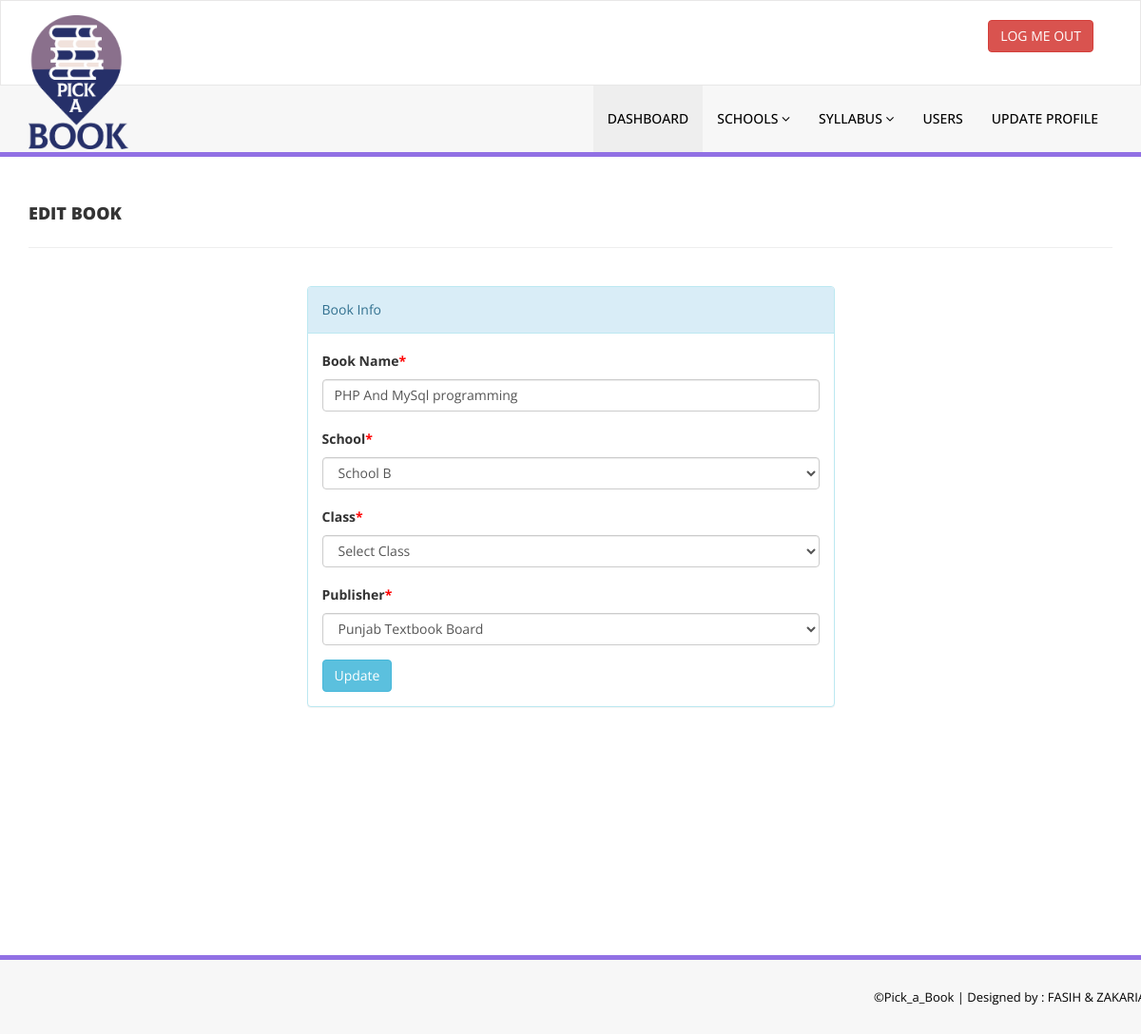
The app's page /admin/edit-book.php?id=1 (signed in) with its own data.
### tables this page shows
CREATE TABLE `tblbooks` (
  `id` int(11) NOT NULL,
  `BookName` varchar(255) DEFAULT NULL,
  `id_school` int(11) DEFAULT NULL,
  `id_class` int(11) NOT NULL,
  `id_publisher` int(11) DEFAULT NULL,
  `BookPrice` int(11) DEFAULT NULL,
  `RegDate` timestamp NULL DEFAULT current_timestamp(),
  `UpdationDate` timestamp NULL DEFAULT NULL ON UPDATE current_timestamp()
);

CREATE TABLE `schools` (
  `id` int(11) NOT NULL,
  `name` varchar(255) NOT NULL,
  `class_type` varchar(255) DEFAULT NULL,
  `created_date` datetime NOT NULL DEFAULT current_timestamp(),
  `updated_date` datetime DEFAULT NULL
);

CREATE TABLE `publishers` (
  `id` int(11) NOT NULL,
  `PublisherName` varchar(159) DEFAULT NULL,
  `creationDate` timestamp NULL DEFAULT current_timestamp(),
  `UpdationDate` timestamp NULL DEFAULT NULL ON UPDATE current_timestamp()
);

### admin/edit-book.php (the view, shortened to what this page needs)
<?php
include('includes/config.php');
if (strlen($_SESSION['alogin']) == 0) {
    header('location:index.php');
} else {
    ?>
    <!DOCTYPE html>
    <html xmlns="http://www.w3.org/1999/xhtml">
    <head>
        <link href="assets/css/bootstrap.css" rel="stylesheet"/>
        <link href="assets/css/font-awesome.css" rel="stylesheet"/>
        <link href="assets/css/style.css" rel="stylesheet"/>
    </head>
    <body>
    <?php include('includes/header.php'); ?>
    <div class="content-wrapper">
        <div class="container">
            <div class="row pad-botm">
                <div class="col-md-12">
                    <h4 class="header-line">Edit Book</h4>
                </div>
            </div>
            <div class="row">
                <div class="col-md-6 col-sm-6 col-xs-12 col-md-offset-3">
                    <div class="panel panel-info">
                        <div class="panel-heading">
                            Book Info
                        </div>
                        <div class="panel-body">
                            <form role="form" method="post">
                                <?php
                                $bookid = intval($_GET['id']);
                                $sql = "SELECT * from tblbooks where id=:bookid";
                                $query = $dbh->prepare($sql);
                                $query->bindParam(':bookid', $bookid, PDO::PARAM_STR);
                                $query->execute();
                                $results = $query->fetchAll(PDO::FETCH_OBJ);
                                if ($query->rowCount() > 0) {
                                    foreach ($results as $result_main) { ?>
                                        <div class="form-group">
                                            <label>Book Name<span style="color:red;">*</span></label>
                                            <input class="form-control" type="text" name="bookname"
                                                   value="<?php echo htmlentities($result_main->BookName); ?>" required/>
                                        </div>
                                        <div class="form-group">
                                            <label> School<span style="color:red;">*</span></label>
                                            <select class="form-control" id="id_school" onchange="getClassesinEdit()" name="id_school"
                                                    required="required">
                                                <?php
                                                $id_school = htmlentities($result_main->id_school);
                                                $sql = "SELECT * from  schools";
                                                $query = $dbh->prepare($sql);
                                                $query->execute();
                                                $results = $query->fetchAll(PDO::FETCH_OBJ);
                                                if ($query->rowCount() > 0) {
                                                    foreach ($results as $result) { ?>
                                                        <option value="<?php echo htmlentities($result->id); ?>" <?php if ($id_school == htmlentities($result->id)) {
                                                            echo "selected";
                                                        } ?>><?php echo htmlentities($result->name); ?></option>
                                                    <?php }
                                                } ?>
                                            </select>
                                        </div>
                                        <div class="form-group">
                                            <label> Class<span style="color:red;">*</span></label>
                                            <select class="form-control" id="id_class" name="id_class" required="required">
                                                <option value=""> Select Class</option>
                                            </select>
                                        </div>
                                        <div class="form-group">
                                            <label> Publisher<span style="color:red;">*</span></label>
                                            <select class="form-control" name="id_publisher" required="required">
                                                <?php
                                                $id_publisher = htmlentities($result_main->id_publisher);
                                                $sql = "SELECT * from  publishers ";
                                                $query = $dbh->prepare($sql);
                                                $query->execute();
                                                $results = $query->fetchAll(PDO::FETCH_OBJ);
                                                if ($query->rowCount() > 0) {
                                                    foreach ($results as $result) { ?>
                                                        <option value="<?php echo htmlentities($result->id); ?>" <?php if ($id_publisher == htmlentities($result->id)) {
                                                            echo "selected";
                                                        } ?>><?php echo htmlentities($result->PublisherName); ?></option>
                                                    <?php }
                                                } ?>
                                            </select>
                                        </div>
                                    <?php }
                                } ?>
                                <button type="submit" name="update" class="btn btn-info">Update</button>
                            </form>
                        </div>
                    </div>
                </div>
            </div>
        </div>
    </div>
    <?php include('includes/footer.php'); ?>
    </body>
    </html>
<?php } ?>

### admin/assets/css/style.css (style rules this page uses)
.content-wrapper { margin-top: 40px; min-height:800px; padding-bottom:90px; }
.header-line { font-weight:900; padding-bottom:25px; border-bottom:1px solid #eeeeee; text-transform:uppercase; }
.pad-botm { padding-bottom:30px; }

### records on screen
tblbooks: bookname "PHP And MySql programming", id_school "School B", id_publisher "Punjab Textbook Board"
